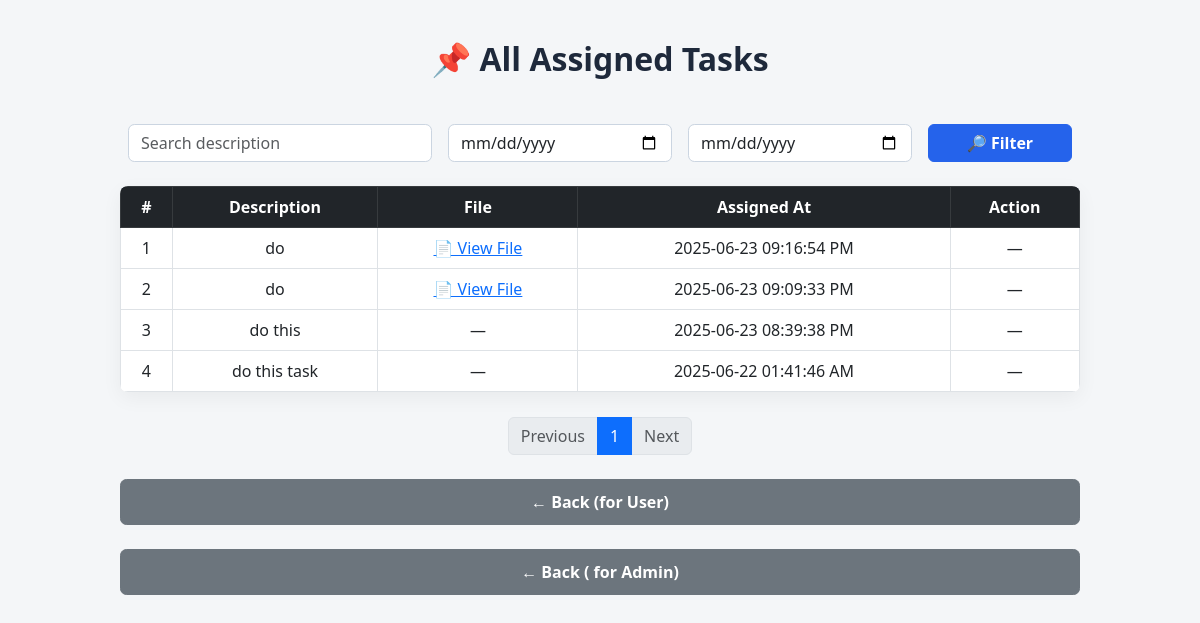
The page /tasks (signed in) on the database its author committed.
### app.py (models this page shows)
class Task(db.Model):
    id = db.Column(db.Integer, primary_key=True)
    description = db.Column(db.String(300), nullable=False)
    media_filename = db.Column(db.String(100), nullable=True)
    timestamp = db.Column(db.String(100), nullable=False)

### app.py (the view)
@app.route('/tasks')
def tasks():
    if not (session.get('admin') or session.get('user_id')):
        return redirect('/login')
    search = request.args.get('search', '').strip()
    date_from = request.args.get('from')
    date_to = request.args.get('to')
    page = request.args.get('page', 1, type=int)
    per_page = 10
    query = Task.query
    if search:
        query = query.filter(Task.description.ilike(f"%{search}%"))
    if date_from:
        query = query.filter(Task.timestamp >= date_from)
    if date_to:
        query = query.filter(Task.timestamp <= date_to)
    query = query.order_by(Task.id.desc())
    pagination = query.paginate(page=page, per_page=per_page, error_out=False)
    tasks = pagination.items
    return render_template('tasks.html', tasks=tasks, pagination=pagination,
                           search=search, date_from=date_from, date_to=date_to)

### app.py (called while the page is built, shortened)
@app.before_request
def generate_monthly_summary():
    today = datetime.now(pytz.timezone('Asia/Dhaka'))
    last_month_date = today.replace(day=1) - timedelta(days=1)
    last_month = last_month_date.strftime('%Y-%m')
    if today.day != 1:
        return

### templates/tasks.html (shortened to what this page needs)
<!DOCTYPE html>
<html>
<head>
    <link rel="stylesheet" href="https://cdn.jsdelivr.net/npm/bootstrap@5.3.0/dist/css/bootstrap.min.css">
</head>
<body>
    <h2>📌 All Assigned Tasks</h2>
    <form method="get" class="row g-3 mb-4">
        <div class="col-md-4">
            <input type="text" name="search" class="form-control" placeholder="Search description" value="{{ search }}">
        </div>
        <div class="col-md-3">
            <input type="date" name="from" class="form-control" value="{{ date_from }}">
        </div>
        <div class="col-md-3">
            <input type="date" name="to" class="form-control" value="{{ date_to }}">
        </div>
        <div class="col-md-2">
            <button type="submit" class="btn btn-primary w-100">🔎 Filter</button>
        </div>
    </form>
    <form method="POST" action="/bulk-delete-tasks">
        <table class="table table-bordered table-hover align-middle text-center">
            <thead class="table-dark">
                <tr>
                    <th>#</th>
                    <th>Description</th>
                    <th>File</th>
                    <th>Assigned At</th>
                    <th>Action</th>
                </tr>
            </thead>
            <tbody>
                {% for task in tasks %}
                <tr>
                    <td>{{ loop.index + (pagination.page - 1) * pagination.per_page }}</td>
                    <td>{{ task.description }}</td>
                    <td>
                        {% if task.media_filename %}
                            {% set ext = task.media_filename.split('.')[-1].lower() %}
                            {% if ext in ['jpg', 'jpeg', 'png', 'gif'] %}
                                <a href="{{ url_for('static', filename='uploads/' ~ task.media_filename) }}" target="_blank">
                                    <img src="{{ url_for('static', filename='uploads/' ~ task.media_filename) }}" alt="Image">
                                </a>
                            {% elif ext in ['mp3', 'wav', 'ogg'] %}
                                <audio controls>
                                    <source src="{{ url_for('static', filename='uploads/' ~ task.media_filename) }}">
                                </audio>
                            {% else %}
                                <a href="{{ url_for('static', filename='uploads/' ~ task.media_filename) }}" target="_blank">
                                    📄 View File
                                </a>
                            {% endif %}
                        {% else %}
                            —
                        {% endif %}
                    </td>
                    <td>{{ task.timestamp }}</td>
                    <td>
                        {% if session.admin %}
                            <button type="button" class="btn btn-sm btn-danger" onclick="deleteTask({{ task.id }})" title="Delete Task">🗑</button>
                        {% else %}
                            —
                        {% endif %}
                    </td>
                </tr>
                {% else %}
                <tr>
                    <td colspan="{% if session.admin %}6{% else %}5{% endif %}">No tasks found.</td>
                </tr>
                {% endfor %}
            </tbody>
        </table>
    </form>
    <nav>
        <ul class="pagination justify-content-center">
            {% if pagination.has_prev %}
                <li class="page-item">
                    <a class="page-link" href="{{ url_for('tasks', page=pagination.prev_num, search=search, from=date_from, to=date_to) }}">Previous</a>
                </li>
            {% else %}
                <li class="page-item disabled"><span class="page-link">Previous</span></li>
            {% endif %}
            {% for p in pagination.iter_pages() %}
                {% if p %}
                    <li class="page-item {% if p == pagination.page %}active{% endif %}">
                        <a class="page-link" href="{{ url_for('tasks', page=p, search=search, from=date_from, to=date_to) }}">{{ p }}</a>
                    </li>
                {% endif %}
            {% endfor %}
            {% if pagination.has_next %}
                <li class="page-item">
                    <a class="page-link" href="{{ url_for('tasks', page=pagination.next_num, search=search, from=date_from, to=date_to) }}">Next</a>
                </li>
            {% else %}
                <li class="page-item disabled"><span class="page-link">Next</span></li>
            {% endif %}
        </ul>
    </nav>
    <a href="/submit" class="btn btn-secondary mt-4">← Back (for User) </a>
    <a href="/admin" class="btn btn-secondary mt-4">← Back ( for Admin)</a>
</body>
</html>

### templates/tasks.html (style rules this page uses)
body { background: #f4f6f8; font-family: 'Segoe UI', Tahoma, Geneva, Verdana, sans-serif; padding-top: 40px; color: #333; }
h2 { font-weight: 700; color: #1e293b; text-align: center; margin-bottom: 30px; }
form.row.g-3.mb-4 { max-width: 960px; margin: 0 auto 30px auto; }
input.form-control, select.form-select { border-radius: 0.4rem; box-shadow: none; border: 1.5px solid #cbd5e1; transition: border-color 0.3s ease; }
button.btn-primary { background-color: #2563eb; border-color: #2563eb; font-weight: 600; transition: background-color 0.3s ease; }
table { max-width: 960px; margin: 0 auto; background: white; border-radius: 0.5rem; overflow: hidden; box-shadow: 0 6px 20px rgb(0 0 0 / 0.05); }
thead.table-dark { background-color: #1e293b !important; }
td, th { vertical-align: middle !important; }
nav ul.pagination { max-width: 960px; margin: 25px auto 0 auto; }
a.btn-secondary.mt-4 { display: block; max-width: 960px; margin: 30px auto 0 auto; padding: 10px 20px; border-radius: 0.4rem; font-weight: 600; text-align: center; }

### rows shown on the page
Task: description "do", timestamp "2025-06-23 09:16:54 PM"
Task: description "do", timestamp "2025-06-23 09:09:33 PM"
Task: description "do this", timestamp "2025-06-23 08:39:38 PM"
Task: description "do this task", timestamp "2025-06-22 01:41:46 AM"

### other values the page prints
{{ p }} "1"
